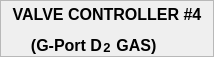
   <widget class="QFrame" name="frame_2" >
    <property name="geometry" >
     <rect>
      <x>270</x>
      <y>450</y>
      <width>214</width>
      <height>57</height>
     </rect>
    </property>
    <property name="sizePolicy" >
     <sizepolicy vsizetype="Preferred" hsizetype="Preferred" >
      <horstretch>0</horstretch>
      <verstretch>0</verstretch>
     </sizepolicy>
    </property>
    <property name="palette" >
     <palette>
      <active/>
      <inactive/>
      <disabled/>
     </palette>
    </property>
    <property name="frameShape" >
     <enum>QFrame::StyledPanel</enum>
    </property>
    <property name="frameShadow" >
     <enum>QFrame::Raised</enum>
    </property>
    <widget class="QWidget" name="layoutWidget" >
     <property name="geometry" >
      <rect>
       <x>2</x>
       <y>2</y>
       <width>210</width>
       <height>53</height>
      </rect>
     </property>
     <layout class="QVBoxLayout" >
      <item>
       <widget class="QLabel" name="label_2" >
        <property name="font" >
         <font>
          <pointsize>12</pointsize>
          <weight>75</weight>
          <bold>true</bold>
         </font>
        </property>
        <property name="text" >
         <string>VALVE CONTROLLER #4</string>
        </property>
        <property name="alignment" >
         <set>Qt::AlignCenter</set>
        </property>
       </widget>
      </item>
      <item>
       <layout class="QHBoxLayout" >
        <property name="spacing" >
         <number>0</number>
        </property>
        <item>
         <widget class="QLabel" name="label_18" >
          <property name="sizePolicy" >
           <sizepolicy vsizetype="Preferred" hsizetype="Minimum" >
            <horstretch>0</horstretch>
            <verstretch>0</verstretch>
           </sizepolicy>
          </property>
          <property name="minimumSize" >
           <size>
            <width>0</width>
            <height>0</height>
           </size>
          </property>
          <property name="font" >
           <font>
            <pointsize>12</pointsize>
            <weight>75</weight>
            <bold>true</bold>
           </font>
          </property>
          <property name="text" >
           <string>(G-Port D</string>
          </property>
          <property name="alignment" >
           <set>Qt::AlignBottom|Qt::AlignRight|Qt::AlignTrailing</set>
          </property>
         </widget>
        </item>
        <item>
         <widget class="QLabel" name="label_19" >
          <property name="sizePolicy" >
           <sizepolicy vsizetype="Preferred" hsizetype="Minimum" >
            <horstretch>0</horstretch>
            <verstretch>0</verstretch>
           </sizepolicy>
          </property>
          <property name="maximumSize" >
           <size>
            <width>10</width>
            <height>16777215</height>
           </size>
          </property>
          <property name="font" >
           <font>
            <pointsize>10</pointsize>
            <weight>75</weight>
            <bold>true</bold>
           </font>
          </property>
          <property name="text" >
           <string>2</string>
          </property>
          <property name="alignment" >
           <set>Qt::AlignBottom|Qt::AlignHCenter</set>
          </property>
         </widget>
        </item>
        <item>
         <widget class="QLabel" name="label_20" >
          <property name="sizePolicy" >
           <sizepolicy vsizetype="Preferred" hsizetype="Minimum" >
            <horstretch>0</horstretch>
            <verstretch>0</verstretch>
           </sizepolicy>
          </property>
          <property name="minimumSize" >
           <size>
            <width>0</width>
            <height>0</height>
           </size>
          </property>
          <property name="font" >
           <font>
            <pointsize>12</pointsize>
            <weight>75</weight>
            <bold>true</bold>
           </font>
          </property>
          <property name="text" >
           <string> GAS)    </string>
          </property>
          <property name="alignment" >
           <set>Qt::AlignBottom|Qt::AlignLeading|Qt::AlignLeft</set>
          </property>
         </widget>
        </item>
       </layout>
      </item>
     </layout>
    </widget>
   </widget>
